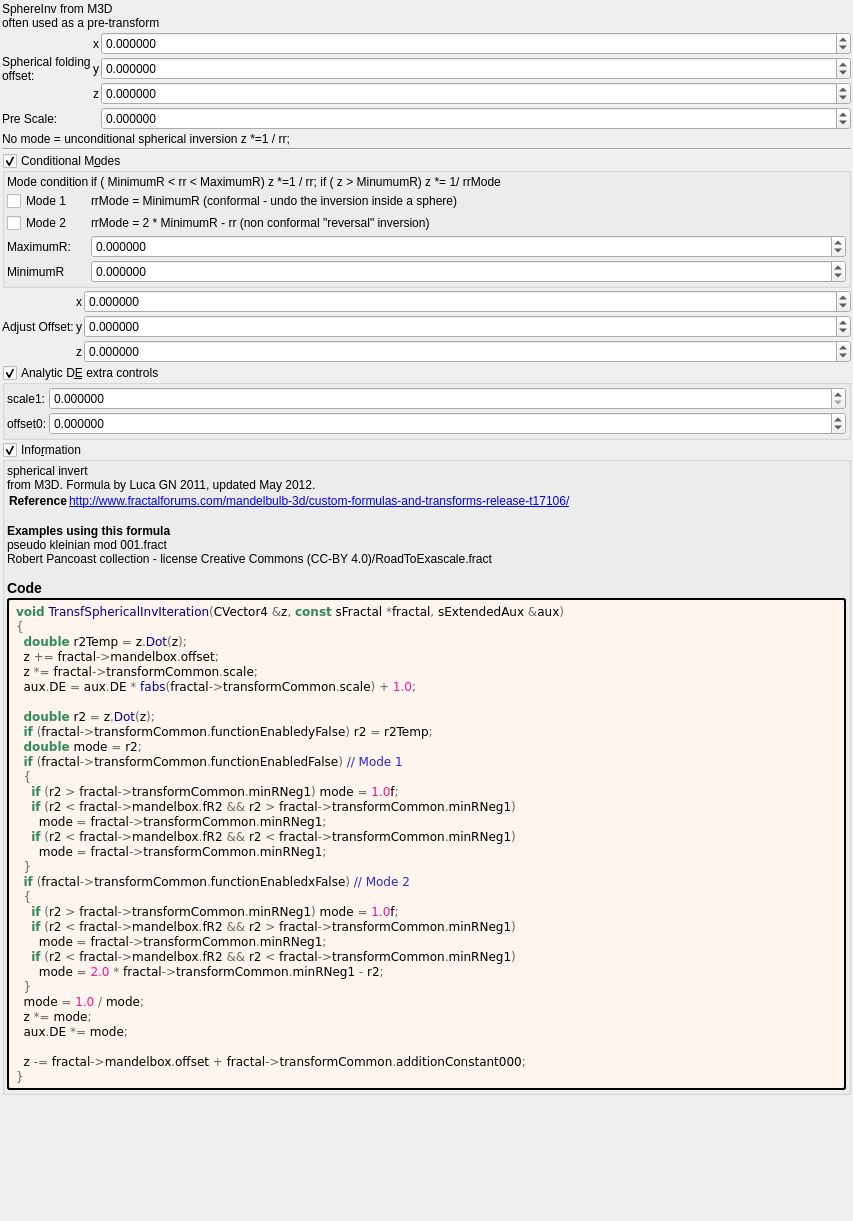
<?xml version="1.0" encoding="UTF-8"?>
<ui version="4.0">
 <class>Form</class>
 <widget class="QWidget" name="Form">
  <property name="geometry">
   <rect>
    <x>0</x>
    <y>0</y>
    <width>853</width>
    <height>1221</height>
   </rect>
  </property>
  <property name="windowTitle">
   <string notr="true">transf_spherical_inv</string>
  </property>
  <layout class="QVBoxLayout" name="verticalLayout">
   <property name="spacing">
    <number>2</number>
   </property>
   <property name="leftMargin">
    <number>2</number>
   </property>
   <property name="topMargin">
    <number>2</number>
   </property>
   <property name="rightMargin">
    <number>2</number>
   </property>
   <property name="bottomMargin">
    <number>2</number>
   </property>
   <item>
    <widget class="QLabel" name="label_17">
     <property name="text">
      <string>SphereInv from M3D
often used as a pre-transform</string>
     </property>
    </widget>
   </item>
   <item>
    <layout class="QGridLayout" name="gridLayout_16" columnstretch="0,0,1">
     <property name="spacing">
      <number>2</number>
     </property>
     <item row="3" column="2">
      <widget class="MyDoubleSpinBox" name="spinbox_transf_scale">
       <property name="sizePolicy">
        <sizepolicy hsizetype="Minimum" vsizetype="Maximum">
         <horstretch>0</horstretch>
         <verstretch>0</verstretch>
        </sizepolicy>
       </property>
       <property name="prefix">
        <string/>
       </property>
       <property name="suffix">
        <string/>
       </property>
       <property name="decimals">
        <number>6</number>
       </property>
       <property name="minimum">
        <double>-100000.000000000000000</double>
       </property>
       <property name="maximum">
        <double>100000.000000000000000</double>
       </property>
       <property name="singleStep">
        <double>0.100000000000000</double>
       </property>
      </widget>
     </item>
     <item row="0" column="0" rowspan="3">
      <widget class="QLabel" name="label_15">
       <property name="text">
        <string>Spherical folding
offset:</string>
       </property>
      </widget>
     </item>
     <item row="2" column="1">
      <widget class="QLabel" name="label_117">
       <property name="sizePolicy">
        <sizepolicy hsizetype="Preferred" vsizetype="Preferred">
         <horstretch>0</horstretch>
         <verstretch>0</verstretch>
        </sizepolicy>
       </property>
       <property name="text">
        <string notr="true">z</string>
       </property>
       <property name="alignment">
        <set>Qt::AlignRight|Qt::AlignTrailing|Qt::AlignVCenter</set>
       </property>
      </widget>
     </item>
     <item row="3" column="0">
      <widget class="QLabel" name="label_18">
       <property name="text">
        <string>Pre Scale:</string>
       </property>
      </widget>
     </item>
     <item row="0" column="1">
      <widget class="QLabel" name="label_115">
       <property name="sizePolicy">
        <sizepolicy hsizetype="Preferred" vsizetype="Preferred">
         <horstretch>0</horstretch>
         <verstretch>0</verstretch>
        </sizepolicy>
       </property>
       <property name="text">
        <string notr="true">x</string>
       </property>
       <property name="alignment">
        <set>Qt::AlignRight|Qt::AlignTrailing|Qt::AlignVCenter</set>
       </property>
      </widget>
     </item>
     <item row="0" column="2">
      <widget class="MyDoubleSpinBox" name="spinbox3_mandelbox_offset_x">
       <property name="sizePolicy">
        <sizepolicy hsizetype="Minimum" vsizetype="Maximum">
         <horstretch>0</horstretch>
         <verstretch>0</verstretch>
        </sizepolicy>
       </property>
       <property name="prefix">
        <string/>
       </property>
       <property name="suffix">
        <string/>
       </property>
       <property name="decimals">
        <number>6</number>
       </property>
       <property name="minimum">
        <double>-100.000000000000000</double>
       </property>
       <property name="maximum">
        <double>100.000000000000000</double>
       </property>
       <property name="singleStep">
        <double>0.100000000000000</double>
       </property>
      </widget>
     </item>
     <item row="1" column="1">
      <widget class="QLabel" name="label_116">
       <property name="sizePolicy">
        <sizepolicy hsizetype="Preferred" vsizetype="Preferred">
         <horstretch>0</horstretch>
         <verstretch>0</verstretch>
        </sizepolicy>
       </property>
       <property name="text">
        <string notr="true">y</string>
       </property>
       <property name="alignment">
        <set>Qt::AlignRight|Qt::AlignTrailing|Qt::AlignVCenter</set>
       </property>
      </widget>
     </item>
     <item row="2" column="2">
      <widget class="MyDoubleSpinBox" name="spinbox3_mandelbox_offset_z">
       <property name="sizePolicy">
        <sizepolicy hsizetype="Minimum" vsizetype="Maximum">
         <horstretch>0</horstretch>
         <verstretch>0</verstretch>
        </sizepolicy>
       </property>
       <property name="prefix">
        <string/>
       </property>
       <property name="suffix">
        <string/>
       </property>
       <property name="decimals">
        <number>6</number>
       </property>
       <property name="minimum">
        <double>-100.000000000000000</double>
       </property>
       <property name="maximum">
        <double>100.000000000000000</double>
       </property>
       <property name="singleStep">
        <double>0.100000000000000</double>
       </property>
      </widget>
     </item>
     <item row="1" column="2">
      <widget class="MyDoubleSpinBox" name="spinbox3_mandelbox_offset_y">
       <property name="sizePolicy">
        <sizepolicy hsizetype="Minimum" vsizetype="Maximum">
         <horstretch>0</horstretch>
         <verstretch>0</verstretch>
        </sizepolicy>
       </property>
       <property name="prefix">
        <string/>
       </property>
       <property name="suffix">
        <string/>
       </property>
       <property name="decimals">
        <number>6</number>
       </property>
       <property name="minimum">
        <double>-100.000000000000000</double>
       </property>
       <property name="maximum">
        <double>100.000000000000000</double>
       </property>
       <property name="singleStep">
        <double>0.100000000000000</double>
       </property>
      </widget>
     </item>
    </layout>
   </item>
   <item>
    <widget class="QLabel" name="label_19">
     <property name="text">
      <string>No mode = unconditional spherical inversion z *=1 / rr;</string>
     </property>
    </widget>
   </item>
   <item>
    <widget class="Line" name="line_23">
     <property name="orientation">
      <enum>Qt::Horizontal</enum>
     </property>
    </widget>
   </item>
   <item>
    <widget class="MyGroupBox" name="groupCheck_transf_function_enabledz_false">
     <property name="toolTip">
      <string>&lt;html&gt;&lt;head/&gt;&lt;body&gt;&lt;p&gt;Adjusts the DE every time this slot is iterated.&lt;/p&gt;&lt;p&gt;The aim is to keep these parameters as low as possible.&lt;/p&gt;&lt;p&gt;High values improve the DE, but detail is lost.&lt;/p&gt;&lt;p&gt;Occasionally a negative Offset value is used. &lt;/p&gt;&lt;/body&gt;&lt;/html&gt;</string>
     </property>
     <property name="title">
      <string>Conditional M&amp;odes</string>
     </property>
     <property name="checkable">
      <bool>true</bool>
     </property>
     <layout class="QVBoxLayout" name="verticalLayout_14" stretch="0">
      <property name="spacing">
       <number>2</number>
      </property>
      <property name="leftMargin">
       <number>2</number>
      </property>
      <property name="topMargin">
       <number>2</number>
      </property>
      <property name="rightMargin">
       <number>2</number>
      </property>
      <property name="bottomMargin">
       <number>2</number>
      </property>
      <item>
       <layout class="QGridLayout" name="gridLayout_28" columnstretch="0,0,1">
        <property name="spacing">
         <number>2</number>
        </property>
        <item row="4" column="1">
         <widget class="QLabel" name="label_47">
          <property name="text">
           <string>MinimumR</string>
          </property>
         </widget>
        </item>
        <item row="2" column="1">
         <widget class="QCheckBox" name="checkBox_transf_function_enabledx_false">
          <property name="text">
           <string>Mode 2</string>
          </property>
         </widget>
        </item>
        <item row="3" column="2">
         <widget class="MyDoubleSpinBox" name="spinbox_mandelbox_folding_fixed_radius">
          <property name="sizePolicy">
           <sizepolicy hsizetype="Minimum" vsizetype="Maximum">
            <horstretch>0</horstretch>
            <verstretch>0</verstretch>
           </sizepolicy>
          </property>
          <property name="prefix">
           <string/>
          </property>
          <property name="suffix">
           <string/>
          </property>
          <property name="decimals">
           <number>6</number>
          </property>
          <property name="minimum">
           <double>-999.999000000000024</double>
          </property>
          <property name="maximum">
           <double>999.999000000000024</double>
          </property>
          <property name="singleStep">
           <double>0.100000000000000</double>
          </property>
         </widget>
        </item>
        <item row="3" column="1">
         <widget class="QLabel" name="label_16">
          <property name="text">
           <string>MaximumR:</string>
          </property>
         </widget>
        </item>
        <item row="1" column="1">
         <widget class="QCheckBox" name="checkBox_transf_function_enabled_false">
          <property name="text">
           <string>Mode 1</string>
          </property>
         </widget>
        </item>
        <item row="0" column="2">
         <widget class="QLabel" name="label_22">
          <property name="text">
           <string>if (  MinimumR  &lt; rr &lt; MaximumR)  z *=1 / rr;
if ( z &gt; MinumumR) z *= 1/  rrMode </string>
          </property>
         </widget>
        </item>
        <item row="0" column="1">
         <widget class="QLabel" name="label_23">
          <property name="text">
           <string>Mode condition</string>
          </property>
         </widget>
        </item>
        <item row="4" column="2">
         <widget class="MyDoubleSpinBox" name="spinbox_transf_minimum_radius_0">
          <property name="sizePolicy">
           <sizepolicy hsizetype="Minimum" vsizetype="Maximum">
            <horstretch>0</horstretch>
            <verstretch>0</verstretch>
           </sizepolicy>
          </property>
          <property name="prefix">
           <string/>
          </property>
          <property name="suffix">
           <string/>
          </property>
          <property name="decimals">
           <number>6</number>
          </property>
          <property name="minimum">
           <double>-999.999000000000024</double>
          </property>
          <property name="maximum">
           <double>999.999000000000024</double>
          </property>
          <property name="singleStep">
           <double>0.100000000000000</double>
          </property>
         </widget>
        </item>
        <item row="2" column="2">
         <widget class="QLabel" name="label_48">
          <property name="text">
           <string>rrMode = 2 * MinimumR - rr (non conformal &quot;reversal&quot; inversion)</string>
          </property>
          <property name="wordWrap">
           <bool>true</bool>
          </property>
         </widget>
        </item>
        <item row="1" column="2">
         <widget class="QLabel" name="label_21">
          <property name="text">
           <string>rrMode = MinimumR (conformal - undo the inversion inside a sphere)</string>
          </property>
          <property name="wordWrap">
           <bool>true</bool>
          </property>
         </widget>
        </item>
       </layout>
      </item>
     </layout>
    </widget>
   </item>
   <item>
    <layout class="QGridLayout" name="gridLayout_34" columnstretch="0,0,1">
     <property name="spacing">
      <number>2</number>
     </property>
     <item row="1" column="0">
      <widget class="QLabel" name="label_256">
       <property name="text">
        <string>Adjust Offset:</string>
       </property>
      </widget>
     </item>
     <item row="1" column="1">
      <widget class="QLabel" name="label_122">
       <property name="text">
        <string notr="true">y</string>
       </property>
      </widget>
     </item>
     <item row="0" column="1">
      <widget class="QLabel" name="label_121">
       <property name="text">
        <string notr="true">x</string>
       </property>
      </widget>
     </item>
     <item row="0" column="2">
      <widget class="MyDoubleSpinBox" name="spinbox3_transf_addition_constant_x">
       <property name="sizePolicy">
        <sizepolicy hsizetype="Minimum" vsizetype="Maximum">
         <horstretch>0</horstretch>
         <verstretch>0</verstretch>
        </sizepolicy>
       </property>
       <property name="prefix">
        <string/>
       </property>
       <property name="suffix">
        <string/>
       </property>
       <property name="decimals">
        <number>6</number>
       </property>
       <property name="minimum">
        <double>-99.989999999999995</double>
       </property>
       <property name="maximum">
        <double>99.989999999999995</double>
       </property>
       <property name="singleStep">
        <double>0.100000000000000</double>
       </property>
      </widget>
     </item>
     <item row="1" column="2">
      <widget class="MyDoubleSpinBox" name="spinbox3_transf_addition_constant_y">
       <property name="sizePolicy">
        <sizepolicy hsizetype="Minimum" vsizetype="Maximum">
         <horstretch>0</horstretch>
         <verstretch>0</verstretch>
        </sizepolicy>
       </property>
       <property name="prefix">
        <string/>
       </property>
       <property name="suffix">
        <string/>
       </property>
       <property name="decimals">
        <number>6</number>
       </property>
       <property name="minimum">
        <double>-99.989999999999995</double>
       </property>
       <property name="maximum">
        <double>99.989999999999995</double>
       </property>
       <property name="singleStep">
        <double>0.100000000000000</double>
       </property>
      </widget>
     </item>
     <item row="2" column="2">
      <widget class="MyDoubleSpinBox" name="spinbox3_transf_addition_constant_z">
       <property name="sizePolicy">
        <sizepolicy hsizetype="Minimum" vsizetype="Maximum">
         <horstretch>0</horstretch>
         <verstretch>0</verstretch>
        </sizepolicy>
       </property>
       <property name="prefix">
        <string/>
       </property>
       <property name="suffix">
        <string/>
       </property>
       <property name="decimals">
        <number>6</number>
       </property>
       <property name="minimum">
        <double>-99.989999999999995</double>
       </property>
       <property name="maximum">
        <double>99.989999999999995</double>
       </property>
       <property name="singleStep">
        <double>0.100000000000000</double>
       </property>
      </widget>
     </item>
     <item row="2" column="1">
      <widget class="QLabel" name="label_123">
       <property name="text">
        <string notr="true">z</string>
       </property>
      </widget>
     </item>
    </layout>
   </item>
   <item>
    <widget class="MyGroupBox" name="groupCheck_analyticDE_enabled_false">
     <property name="toolTip">
      <string>&lt;html&gt;&lt;head/&gt;&lt;body&gt;&lt;p&gt;Adjusts the DE every time this slot is iterated.&lt;/p&gt;&lt;p&gt;The aim is to keep these parameters as low as possible.&lt;/p&gt;&lt;p&gt;High values improve the DE, but detail is lost.&lt;/p&gt;&lt;p&gt;Occasionally a negative Offset value is used. &lt;/p&gt;&lt;/body&gt;&lt;/html&gt;</string>
     </property>
     <property name="title">
      <string>Analytic D&amp;E extra controls</string>
     </property>
     <property name="checkable">
      <bool>true</bool>
     </property>
     <layout class="QVBoxLayout" name="verticalLayout_13" stretch="0">
      <property name="spacing">
       <number>2</number>
      </property>
      <property name="leftMargin">
       <number>2</number>
      </property>
      <property name="topMargin">
       <number>2</number>
      </property>
      <property name="rightMargin">
       <number>2</number>
      </property>
      <property name="bottomMargin">
       <number>2</number>
      </property>
      <item>
       <layout class="QGridLayout" name="gridLayout_27" columnstretch="0,0,1">
        <property name="spacing">
         <number>2</number>
        </property>
        <item row="1" column="1">
         <widget class="QLabel" name="label_177">
          <property name="text">
           <string>offset0:</string>
          </property>
         </widget>
        </item>
        <item row="1" column="2">
         <widget class="MyDoubleSpinBox" name="spinbox_analyticDE_offset_0">
          <property name="sizePolicy">
           <sizepolicy hsizetype="Minimum" vsizetype="Maximum">
            <horstretch>0</horstretch>
            <verstretch>0</verstretch>
           </sizepolicy>
          </property>
          <property name="prefix">
           <string/>
          </property>
          <property name="suffix">
           <string/>
          </property>
          <property name="decimals">
           <number>6</number>
          </property>
          <property name="minimum">
           <double>-99.989999999999995</double>
          </property>
          <property name="maximum">
           <double>99.989999999999995</double>
          </property>
          <property name="singleStep">
           <double>0.100000000000000</double>
          </property>
         </widget>
        </item>
        <item row="0" column="2">
         <widget class="MyDoubleSpinBox" name="spinbox_analyticDE_scale_1">
          <property name="sizePolicy">
           <sizepolicy hsizetype="Minimum" vsizetype="Maximum">
            <horstretch>0</horstretch>
            <verstretch>0</verstretch>
           </sizepolicy>
          </property>
          <property name="prefix">
           <string/>
          </property>
          <property name="suffix">
           <string/>
          </property>
          <property name="decimals">
           <number>6</number>
          </property>
          <property name="minimum">
           <double>0.000000000000000</double>
          </property>
          <property name="maximum">
           <double>99.989999999999995</double>
          </property>
          <property name="singleStep">
           <double>0.100000000000000</double>
          </property>
         </widget>
        </item>
        <item row="0" column="1">
         <widget class="QLabel" name="label_182">
          <property name="text">
           <string>scale1:</string>
          </property>
         </widget>
        </item>
       </layout>
      </item>
     </layout>
    </widget>
   </item>
   <item>
    <widget class="MyGroupBox" name="groupCheck_info">
     <property name="title">
      <string>Info&amp;rmation</string>
     </property>
     <property name="flat">
      <bool>false</bool>
     </property>
     <property name="checkable">
      <bool>true</bool>
     </property>
     <layout class="QVBoxLayout" name="verticalLayout_2">
      <property name="spacing">
       <number>2</number>
      </property>
      <property name="leftMargin">
       <number>2</number>
      </property>
      <property name="topMargin">
       <number>2</number>
      </property>
      <property name="rightMargin">
       <number>2</number>
      </property>
      <property name="bottomMargin">
       <number>2</number>
      </property>
      <item>
       <widget class="QLabel" name="label_information_general">
        <property name="text">
         <string notr="true">&lt;p&gt;spherical invert&lt;br&gt;from M3D. Formula by Luca GN 2011, updated May 2012.&lt;/p&gt;&lt;table&gt;
&lt;tr&gt;&lt;th&gt;Reference&lt;/th&gt;&lt;td&gt;&lt;a href=&quot;http://www.fractalforums.com/mandelbulb-3d/custom-formulas-and-transforms-release-t17106/&quot;&gt;http://www.fractalforums.com/mandelbulb-3d/custom-formulas-and-transforms-release-t17106/&lt;br&gt;
&lt;/td&gt;&lt;/tr&gt;
&lt;/table&gt;
&lt;br&gt;&lt;b&gt;Examples using this formula&lt;/b&gt;&lt;br&gt;pseudo kleinian mod 001.fract&lt;br&gt;Robert Pancoast collection - license Creative Commons (CC-BY 4.0)/RoadToExascale.fract&lt;h3&gt;Code&lt;/h3&gt;</string>
        </property>
        <property name="wordWrap">
         <bool>true</bool>
        </property>
        <property name="openExternalLinks">
         <bool>true</bool>
        </property>
        <property name="textInteractionFlags">
         <set>Qt::LinksAccessibleByMouse|Qt::TextSelectableByMouse</set>
        </property>
       </widget>
      </item>
      <item>
       <widget class="QLabel" name="label_code_content">
        <property name="styleSheet">
         <string notr="true">border-style: outset; border-width: 2px; border-radius: 3px; border-color: black; background-color: #fff5ee; padding: 4px;</string>
        </property>
        <property name="text">
         <string notr="true">&lt;body style=&quot;background-color:#fff5ee&quot;&gt;
&lt;pre style=&quot;color:#000000; background-color:#fff5ee;  font-family:'Courier New',monospace;&quot;&gt;&lt;span style=&quot;color:#2e8b57; font-weight:bold&quot;&gt;void&lt;/span&gt; &lt;span style=&quot;color:#00008f&quot;&gt;TransfSphericalInvIteration&lt;/span&gt;&lt;span style=&quot;color:#676767&quot;&gt;(&lt;/span&gt;CVector4 &lt;span style=&quot;color:#676767&quot;&gt;&amp;amp;&lt;/span&gt;z&lt;span style=&quot;color:#676767&quot;&gt;,&lt;/span&gt; &lt;span style=&quot;color:#2e8b57; font-weight:bold&quot;&gt;const&lt;/span&gt; sFractal &lt;span style=&quot;color:#676767&quot;&gt;*&lt;/span&gt;fractal&lt;span style=&quot;color:#676767&quot;&gt;,&lt;/span&gt; sExtendedAux &lt;span style=&quot;color:#676767&quot;&gt;&amp;amp;&lt;/span&gt;aux&lt;span style=&quot;color:#676767&quot;&gt;)&lt;/span&gt;
&lt;span style=&quot;color:#676767&quot;&gt;{&lt;/span&gt;
  &lt;span style=&quot;color:#2e8b57; font-weight:bold&quot;&gt;double&lt;/span&gt; r2Temp &lt;span style=&quot;color:#676767&quot;&gt;=&lt;/span&gt; z&lt;span style=&quot;color:#676767&quot;&gt;.&lt;/span&gt;&lt;span style=&quot;color:#00008f&quot;&gt;Dot&lt;/span&gt;&lt;span style=&quot;color:#676767&quot;&gt;(&lt;/span&gt;z&lt;span style=&quot;color:#676767&quot;&gt;);&lt;/span&gt;
  z &lt;span style=&quot;color:#676767&quot;&gt;+=&lt;/span&gt; fractal&lt;span style=&quot;color:#676767&quot;&gt;-&amp;gt;&lt;/span&gt;mandelbox&lt;span style=&quot;color:#676767&quot;&gt;.&lt;/span&gt;offset&lt;span style=&quot;color:#676767&quot;&gt;;&lt;/span&gt;
  z &lt;span style=&quot;color:#676767&quot;&gt;*=&lt;/span&gt; fractal&lt;span style=&quot;color:#676767&quot;&gt;-&amp;gt;&lt;/span&gt;transformCommon&lt;span style=&quot;color:#676767&quot;&gt;.&lt;/span&gt;scale&lt;span style=&quot;color:#676767&quot;&gt;;&lt;/span&gt;
  aux&lt;span style=&quot;color:#676767&quot;&gt;.&lt;/span&gt;DE &lt;span style=&quot;color:#676767&quot;&gt;=&lt;/span&gt; aux&lt;span style=&quot;color:#676767&quot;&gt;.&lt;/span&gt;DE &lt;span style=&quot;color:#676767&quot;&gt;*&lt;/span&gt; &lt;span style=&quot;color:#00008f&quot;&gt;fabs&lt;/span&gt;&lt;span style=&quot;color:#676767&quot;&gt;(&lt;/span&gt;fractal&lt;span style=&quot;color:#676767&quot;&gt;-&amp;gt;&lt;/span&gt;transformCommon&lt;span style=&quot;color:#676767&quot;&gt;.&lt;/span&gt;scale&lt;span style=&quot;color:#676767&quot;&gt;) +&lt;/span&gt; &lt;span style=&quot;color:#ff1493&quot;&gt;1.0&lt;/span&gt;&lt;span style=&quot;color:#676767&quot;&gt;;&lt;/span&gt;

  &lt;span style=&quot;color:#2e8b57; font-weight:bold&quot;&gt;double&lt;/span&gt; r2 &lt;span style=&quot;color:#676767&quot;&gt;=&lt;/span&gt; z&lt;span style=&quot;color:#676767&quot;&gt;.&lt;/span&gt;&lt;span style=&quot;color:#00008f&quot;&gt;Dot&lt;/span&gt;&lt;span style=&quot;color:#676767&quot;&gt;(&lt;/span&gt;z&lt;span style=&quot;color:#676767&quot;&gt;);&lt;/span&gt;
  &lt;span style=&quot;color:#2e8b57; font-weight:bold&quot;&gt;if&lt;/span&gt; &lt;span style=&quot;color:#676767&quot;&gt;(&lt;/span&gt;fractal&lt;span style=&quot;color:#676767&quot;&gt;-&amp;gt;&lt;/span&gt;transformCommon&lt;span style=&quot;color:#676767&quot;&gt;.&lt;/span&gt;functionEnabledyFalse&lt;span style=&quot;color:#676767&quot;&gt;)&lt;/span&gt; r2 &lt;span style=&quot;color:#676767&quot;&gt;=&lt;/span&gt; r2Temp&lt;span style=&quot;color:#676767&quot;&gt;;&lt;/span&gt;
  &lt;span style=&quot;color:#2e8b57; font-weight:bold&quot;&gt;double&lt;/span&gt; mode &lt;span style=&quot;color:#676767&quot;&gt;=&lt;/span&gt; r2&lt;span style=&quot;color:#676767&quot;&gt;;&lt;/span&gt;
  &lt;span style=&quot;color:#2e8b57; font-weight:bold&quot;&gt;if&lt;/span&gt; &lt;span style=&quot;color:#676767&quot;&gt;(&lt;/span&gt;fractal&lt;span style=&quot;color:#676767&quot;&gt;-&amp;gt;&lt;/span&gt;transformCommon&lt;span style=&quot;color:#676767&quot;&gt;.&lt;/span&gt;functionEnabledFalse&lt;span style=&quot;color:#676767&quot;&gt;)&lt;/span&gt; &lt;span style=&quot;color:#2929cc&quot;&gt;// Mode 1&lt;/span&gt;
  &lt;span style=&quot;color:#676767&quot;&gt;{&lt;/span&gt;
    &lt;span style=&quot;color:#2e8b57; font-weight:bold&quot;&gt;if&lt;/span&gt; &lt;span style=&quot;color:#676767&quot;&gt;(&lt;/span&gt;r2 &lt;span style=&quot;color:#676767&quot;&gt;&amp;gt;&lt;/span&gt; fractal&lt;span style=&quot;color:#676767&quot;&gt;-&amp;gt;&lt;/span&gt;transformCommon&lt;span style=&quot;color:#676767&quot;&gt;.&lt;/span&gt;minRNeg1&lt;span style=&quot;color:#676767&quot;&gt;)&lt;/span&gt; mode &lt;span style=&quot;color:#676767&quot;&gt;=&lt;/span&gt; &lt;span style=&quot;color:#ff1493&quot;&gt;1.0&lt;/span&gt;f&lt;span style=&quot;color:#676767&quot;&gt;;&lt;/span&gt;
    &lt;span style=&quot;color:#2e8b57; font-weight:bold&quot;&gt;if&lt;/span&gt; &lt;span style=&quot;color:#676767&quot;&gt;(&lt;/span&gt;r2 &lt;span style=&quot;color:#676767&quot;&gt;&amp;lt;&lt;/span&gt; fractal&lt;span style=&quot;color:#676767&quot;&gt;-&amp;gt;&lt;/span&gt;mandelbox&lt;span style=&quot;color:#676767&quot;&gt;.&lt;/span&gt;fR2 &lt;span style=&quot;color:#676767&quot;&gt;&amp;amp;&amp;amp;&lt;/span&gt; r2 &lt;span style=&quot;color:#676767&quot;&gt;&amp;gt;&lt;/span&gt; fractal&lt;span style=&quot;color:#676767&quot;&gt;-&amp;gt;&lt;/span&gt;transformCommon&lt;span style=&quot;color:#676767&quot;&gt;.&lt;/span&gt;minRNeg1&lt;span style=&quot;color:#676767&quot;&gt;)&lt;/span&gt;
      mode &lt;span style=&quot;color:#676767&quot;&gt;=&lt;/span&gt; fractal&lt;span style=&quot;color:#676767&quot;&gt;-&amp;gt;&lt;/span&gt;transformCommon&lt;span style=&quot;color:#676767&quot;&gt;.&lt;/span&gt;minRNeg1&lt;span style=&quot;color:#676767&quot;&gt;;&lt;/span&gt;
    &lt;span style=&quot;color:#2e8b57; font-weight:bold&quot;&gt;if&lt;/span&gt; &lt;span style=&quot;color:#676767&quot;&gt;(&lt;/span&gt;r2 &lt;span style=&quot;color:#676767&quot;&gt;&amp;lt;&lt;/span&gt; fractal&lt;span style=&quot;color:#676767&quot;&gt;-&amp;gt;&lt;/span&gt;mandelbox&lt;span style=&quot;color:#676767&quot;&gt;.&lt;/span&gt;fR2 &lt;span style=&quot;color:#676767&quot;&gt;&amp;amp;&amp;amp;&lt;/span&gt; r2 &lt;span style=&quot;color:#676767&quot;&gt;&amp;lt;&lt;/span&gt; fractal&lt;span style=&quot;color:#676767&quot;&gt;-&amp;gt;&lt;/span&gt;transformCommon&lt;span style=&quot;color:#676767&quot;&gt;.&lt;/span&gt;minRNeg1&lt;span style=&quot;color:#676767&quot;&gt;)&lt;/span&gt;
      mode &lt;span style=&quot;color:#676767&quot;&gt;=&lt;/span&gt; fractal&lt;span style=&quot;color:#676767&quot;&gt;-&amp;gt;&lt;/span&gt;transformCommon&lt;span style=&quot;color:#676767&quot;&gt;.&lt;/span&gt;minRNeg1&lt;span style=&quot;color:#676767&quot;&gt;;&lt;/span&gt;
  &lt;span style=&quot;color:#676767&quot;&gt;}&lt;/span&gt;
  &lt;span style=&quot;color:#2e8b57; font-weight:bold&quot;&gt;if&lt;/span&gt; &lt;span style=&quot;color:#676767&quot;&gt;(&lt;/span&gt;fractal&lt;span style=&quot;color:#676767&quot;&gt;-&amp;gt;&lt;/span&gt;transformCommon&lt;span style=&quot;color:#676767&quot;&gt;.&lt;/span&gt;functionEnabledxFalse&lt;span style=&quot;color:#676767&quot;&gt;)&lt;/span&gt; &lt;span style=&quot;color:#2929cc&quot;&gt;// Mode 2&lt;/span&gt;
  &lt;span style=&quot;color:#676767&quot;&gt;{&lt;/span&gt;
    &lt;span style=&quot;color:#2e8b57; font-weight:bold&quot;&gt;if&lt;/span&gt; &lt;span style=&quot;color:#676767&quot;&gt;(&lt;/span&gt;r2 &lt;span style=&quot;color:#676767&quot;&gt;&amp;gt;&lt;/span&gt; fractal&lt;span style=&quot;color:#676767&quot;&gt;-&amp;gt;&lt;/span&gt;transformCommon&lt;span style=&quot;color:#676767&quot;&gt;.&lt;/span&gt;minRNeg1&lt;span style=&quot;color:#676767&quot;&gt;)&lt;/span&gt; mode &lt;span style=&quot;color:#676767&quot;&gt;=&lt;/span&gt; &lt;span style=&quot;color:#ff1493&quot;&gt;1.0&lt;/span&gt;f&lt;span style=&quot;color:#676767&quot;&gt;;&lt;/span&gt;
    &lt;span style=&quot;color:#2e8b57; font-weight:bold&quot;&gt;if&lt;/span&gt; &lt;span style=&quot;color:#676767&quot;&gt;(&lt;/span&gt;r2 &lt;span style=&quot;color:#676767&quot;&gt;&amp;lt;&lt;/span&gt; fractal&lt;span style=&quot;color:#676767&quot;&gt;-&amp;gt;&lt;/span&gt;mandelbox&lt;span style=&quot;color:#676767&quot;&gt;.&lt;/span&gt;fR2 &lt;span style=&quot;color:#676767&quot;&gt;&amp;amp;&amp;amp;&lt;/span&gt; r2 &lt;span style=&quot;color:#676767&quot;&gt;&amp;gt;&lt;/span&gt; fractal&lt;span style=&quot;color:#676767&quot;&gt;-&amp;gt;&lt;/span&gt;transformCommon&lt;span style=&quot;color:#676767&quot;&gt;.&lt;/span&gt;minRNeg1&lt;span style=&quot;color:#676767&quot;&gt;)&lt;/span&gt;
      mode &lt;span style=&quot;color:#676767&quot;&gt;=&lt;/span&gt; fractal&lt;span style=&quot;color:#676767&quot;&gt;-&amp;gt;&lt;/span&gt;transformCommon&lt;span style=&quot;color:#676767&quot;&gt;.&lt;/span&gt;minRNeg1&lt;span style=&quot;color:#676767&quot;&gt;;&lt;/span&gt;
    &lt;span style=&quot;color:#2e8b57; font-weight:bold&quot;&gt;if&lt;/span&gt; &lt;span style=&quot;color:#676767&quot;&gt;(&lt;/span&gt;r2 &lt;span style=&quot;color:#676767&quot;&gt;&amp;lt;&lt;/span&gt; fractal&lt;span style=&quot;color:#676767&quot;&gt;-&amp;gt;&lt;/span&gt;mandelbox&lt;span style=&quot;color:#676767&quot;&gt;.&lt;/span&gt;fR2 &lt;span style=&quot;color:#676767&quot;&gt;&amp;amp;&amp;amp;&lt;/span&gt; r2 &lt;span style=&quot;color:#676767&quot;&gt;&amp;lt;&lt;/span&gt; fractal&lt;span style=&quot;color:#676767&quot;&gt;-&amp;gt;&lt;/span&gt;transformCommon&lt;span style=&quot;color:#676767&quot;&gt;.&lt;/span&gt;minRNeg1&lt;span style=&quot;color:#676767&quot;&gt;)&lt;/span&gt;
      mode &lt;span style=&quot;color:#676767&quot;&gt;=&lt;/span&gt; &lt;span style=&quot;color:#ff1493&quot;&gt;2.0&lt;/span&gt; &lt;span style=&quot;color:#676767&quot;&gt;*&lt;/span&gt; fractal&lt;span style=&quot;color:#676767&quot;&gt;-&amp;gt;&lt;/span&gt;transformCommon&lt;span style=&quot;color:#676767&quot;&gt;.&lt;/span&gt;minRNeg1 &lt;span style=&quot;color:#676767&quot;&gt;-&lt;/span&gt; r2&lt;span style=&quot;color:#676767&quot;&gt;;&lt;/span&gt;
  &lt;span style=&quot;color:#676767&quot;&gt;}&lt;/span&gt;
  mode &lt;span style=&quot;color:#676767&quot;&gt;=&lt;/span&gt; &lt;span style=&quot;color:#ff1493&quot;&gt;1.0&lt;/span&gt; &lt;span style=&quot;color:#676767&quot;&gt;/&lt;/span&gt; mode&lt;span style=&quot;color:#676767&quot;&gt;;&lt;/span&gt;
  z &lt;span style=&quot;color:#676767&quot;&gt;*=&lt;/span&gt; mode&lt;span style=&quot;color:#676767&quot;&gt;;&lt;/span&gt;
  aux&lt;span style=&quot;color:#676767&quot;&gt;.&lt;/span&gt;DE &lt;span style=&quot;color:#676767&quot;&gt;*=&lt;/span&gt; mode&lt;span style=&quot;color:#676767&quot;&gt;;&lt;/span&gt;

  z &lt;span style=&quot;color:#676767&quot;&gt;-=&lt;/span&gt; fractal&lt;span style=&quot;color:#676767&quot;&gt;-&amp;gt;&lt;/span&gt;mandelbox&lt;span style=&quot;color:#676767&quot;&gt;.&lt;/span&gt;offset &lt;span style=&quot;color:#676767&quot;&gt;+&lt;/span&gt; fractal&lt;span style=&quot;color:#676767&quot;&gt;-&amp;gt;&lt;/span&gt;transformCommon&lt;span style=&quot;color:#676767&quot;&gt;.&lt;/span&gt;additionConstant000&lt;span style=&quot;color:#676767&quot;&gt;;&lt;/span&gt;
&lt;span style=&quot;color:#676767&quot;&gt;}&lt;/span&gt;
&lt;/pre&gt;
&lt;/body&gt;</string>
        </property>
        <property name="wordWrap">
         <bool>true</bool>
        </property>
        <property name="openExternalLinks">
         <bool>true</bool>
        </property>
        <property name="textInteractionFlags">
         <set>Qt::LinksAccessibleByMouse|Qt::TextSelectableByMouse</set>
        </property>
       </widget>
      </item>
     </layout>
    </widget>
   </item>
   <item>
    <spacer name="verticalSpacer">
     <property name="orientation">
      <enum>Qt::Vertical</enum>
     </property>
     <property name="sizeHint" stdset="0">
      <size>
       <width>20</width>
       <height>40</height>
      </size>
     </property>
    </spacer>
   </item>
  </layout>
 </widget>
 <customwidgets>
  <customwidget>
   <class>MyDoubleSpinBox</class>
   <extends>QDoubleSpinBox</extends>
   <header>my_double_spin_box.h</header>
  </customwidget>
  <customwidget>
   <class>MyGroupBox</class>
   <extends>QGroupBox</extends>
   <header>my_group_box.h</header>
   <container>1</container>
  </customwidget>
 </customwidgets>
 <tabstops>
  <tabstop>spinbox3_mandelbox_offset_x</tabstop>
  <tabstop>spinbox3_mandelbox_offset_y</tabstop>
  <tabstop>spinbox3_mandelbox_offset_z</tabstop>
  <tabstop>spinbox_transf_scale</tabstop>
  <tabstop>spinbox3_transf_addition_constant_x</tabstop>
  <tabstop>spinbox3_transf_addition_constant_y</tabstop>
  <tabstop>spinbox3_transf_addition_constant_z</tabstop>
  <tabstop>groupCheck_info</tabstop>
 </tabstops>
 <resources/>
 <connections/>
</ui>
